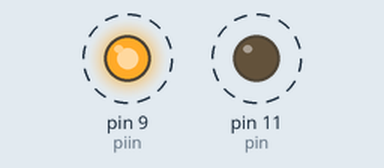
Simulated run of this sketch. Board: Arduino Uno, built with avr-gcc and run on an emulated ATmega328P. On the bench: output pins drawn as LEDs (lit = HIGH). Dashed ring = blinking.

Above: at 0.05 s.
Timing chart, 0 to 3.0 s (numbered marks = the images above):
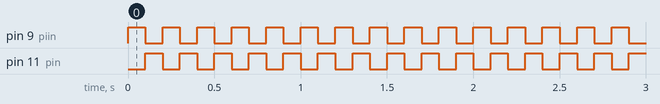

Measured:
- by itself, pin 9 (piin), pin 11 (pin): alternates HIGH for 0.10 s and LOW for 0.10 s

The sketch:

task1.ino
```cpp
/*
Garrett summers

*/
int pin=11;
int piin=9;
// the setup function runs once when you press reset or power the board
void setup() {
  // initialize digital pin LED_BUILTIN as an output.
  pinMode(pin, OUTPUT);
  pinMode(piin, OUTPUT);
}

// the loop function runs over and over again forever
void loop() {
  digitalWrite(pin,LOW );   // turn the LED on (HIGH is the voltage level)

  digitalWrite(piin, HIGH);    // turn the LED off by making the voltage LOW
  delay(100);
  digitalWrite(pin, HIGH);
  digitalWrite(piin, LOW);    // turn the LED off by making the voltage LOW
  delay(100);          // wait for a second
}
```
